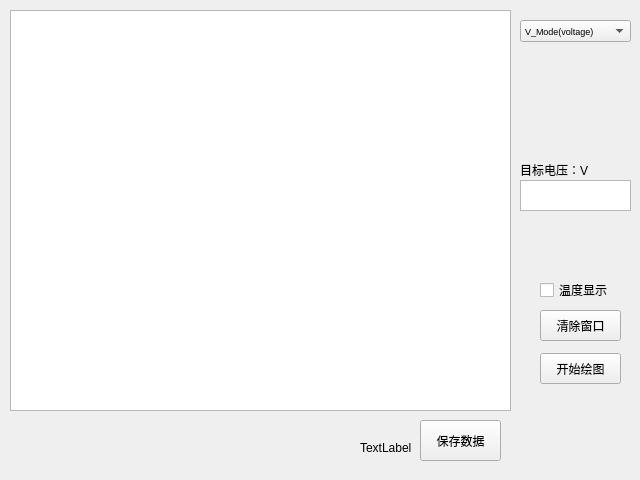
<?xml version="1.0" encoding="UTF-8"?>
<ui version="4.0">
 <class>draw_buck</class>
 <widget class="QWidget" name="draw_buck">
  <property name="geometry">
   <rect>
    <x>0</x>
    <y>0</y>
    <width>640</width>
    <height>480</height>
   </rect>
  </property>
  <property name="windowTitle">
   <string>Form</string>
  </property>
  <widget class="QChartView" name="graphicsView">
   <property name="geometry">
    <rect>
     <x>10</x>
     <y>10</y>
     <width>501</width>
     <height>401</height>
    </rect>
   </property>
  </widget>
  <widget class="QPushButton" name="onoff_draw">
   <property name="geometry">
    <rect>
     <x>540</x>
     <y>353</y>
     <width>81</width>
     <height>31</height>
    </rect>
   </property>
   <property name="text">
    <string>开始绘图</string>
   </property>
  </widget>
  <widget class="QPushButton" name="clean_window">
   <property name="geometry">
    <rect>
     <x>540</x>
     <y>310</y>
     <width>81</width>
     <height>31</height>
    </rect>
   </property>
   <property name="text">
    <string>清除窗口</string>
   </property>
  </widget>
  <widget class="QComboBox" name="comboBox">
   <property name="geometry">
    <rect>
     <x>520</x>
     <y>20</y>
     <width>111</width>
     <height>22</height>
    </rect>
   </property>
   <property name="font">
    <font>
     <pointsize>7</pointsize>
    </font>
   </property>
   <item>
    <property name="text">
     <string>V_Mode(voltage)</string>
    </property>
   </item>
   <item>
    <property name="text">
     <string>V_Mode(peak currrent)</string>
    </property>
   </item>
   <item>
    <property name="text">
     <string>I_Mode</string>
    </property>
   </item>
  </widget>
  <widget class="QPushButton" name="save_data">
   <property name="geometry">
    <rect>
     <x>420</x>
     <y>420</y>
     <width>81</width>
     <height>41</height>
    </rect>
   </property>
   <property name="text">
    <string>保存数据</string>
   </property>
  </widget>
  <widget class="QLabel" name="label">
   <property name="geometry">
    <rect>
     <x>360</x>
     <y>440</y>
     <width>54</width>
     <height>16</height>
    </rect>
   </property>
   <property name="text">
    <string>TextLabel</string>
   </property>
  </widget>
  <widget class="QLabel" name="label_2">
   <property name="geometry">
    <rect>
     <x>520</x>
     <y>160</y>
     <width>91</width>
     <height>20</height>
    </rect>
   </property>
   <property name="text">
    <string>目标电压：V</string>
   </property>
  </widget>
  <widget class="QTextBrowser" name="textBrowser">
   <property name="geometry">
    <rect>
     <x>520</x>
     <y>180</y>
     <width>111</width>
     <height>31</height>
    </rect>
   </property>
  </widget>
  <widget class="QCheckBox" name="show_temp">
   <property name="geometry">
    <rect>
     <x>540</x>
     <y>280</y>
     <width>79</width>
     <height>20</height>
    </rect>
   </property>
   <property name="text">
    <string>温度显示</string>
   </property>
  </widget>
 </widget>
 <customwidgets>
  <customwidget>
   <class>QChartView</class>
   <extends>QGraphicsView</extends>
   <header location="global">qchartview.h</header>
  </customwidget>
 </customwidgets>
 <resources/>
 <connections/>
</ui>
